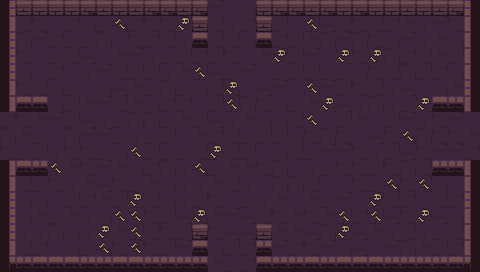

A 2D game scene composited from a Tiled map and its tileset images. What follows is a short description and the map's XML, with each tile layer's data collapsed to a summary:
An orthogonal 30x17 tile map with 16x16 px tiles, 6 tile layers (ground, dressing, decor, walls, ...) and 8 objects (5x ENTRY, 2x PROP, CHEST).

<map version="1.10" tiledversion="1.10.2" orientation="orthogonal" renderorder="right-down" width="30" height="17" tilewidth="16" tileheight="16" infinite="0" nextlayerid="8" nextobjectid="9">
 <tileset firstgid="1" name="dungeon" tilewidth="16" tileheight="16" tilecount="100" columns="10">
  <image source="../../../gfx/tiles/depths/dungeon_tileset.png" width="160" height="160" />
 </tileset>
 <layer id="1" name="ground" width="30" height="17">
  <data>[510 cells, 510 non-empty, 12 distinct tile ids]</data>
 </layer>
 <layer id="2" name="dressing" width="30" height="17">
  <data>[510 cells, 33 non-empty, 2 distinct tile ids]</data>
 </layer>
 <layer id="3" name="decor" width="30" height="17">
  <data>[510 cells, 0 non-empty, 0 distinct tile ids]</data>
 </layer>
 <layer id="4" name="walls" width="30" height="17">
  <data>[510 cells, 78 non-empty, 18 distinct tile ids]</data>
 </layer>
 <layer id="5" name="props" width="30" height="17">
  <data>[510 cells, 16 non-empty, 6 distinct tile ids]</data>
 </layer>
 <layer id="6" name="overhead" width="30" height="17">
  <data>[510 cells, 0 non-empty, 0 distinct tile ids]</data>
 </layer>
 <objectgroup id="7" name="spawns">
  <object id="1" name="UP" type="ENTRY" x="232" y="24" />
  <object id="2" name="DOWN" type="ENTRY" x="232" y="248" />
  <object id="3" name="LEFT" type="ENTRY" x="24" y="136" />
  <object id="4" name="RIGHT" type="ENTRY" x="456" y="136" />
  <object id="5" name="" type="ENTRY" x="248" y="136" />
  <object id="6" name="secret" type="CHEST" x="232" y="136" />
  <object id="7" name="torch" type="PROP" x="56" y="264" />
  <object id="8" name="torch" type="PROP" x="424" y="264" />
 </objectgroup>
</map>
